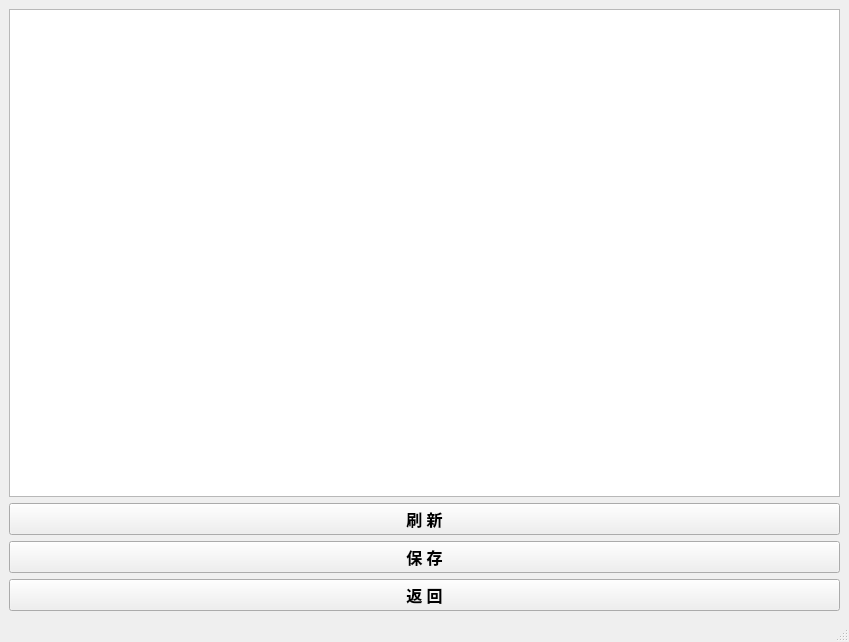
<?xml version="1.0" encoding="UTF-8"?>
<ui version="4.0">
 <class>Pic3Window</class>
 <widget class="QMainWindow" name="Pic3Window">
  <property name="geometry">
   <rect>
    <x>0</x>
    <y>0</y>
    <width>849</width>
    <height>642</height>
   </rect>
  </property>
  <property name="windowTitle">
   <string>MainWindow</string>
  </property>
  <widget class="QWidget" name="centralwidget">
   <layout class="QGridLayout" name="gridLayout">
    <item row="0" column="0">
     <widget class="QTextBrowser" name="textBrowser">
      <property name="enabled">
       <bool>true</bool>
      </property>
     </widget>
    </item>
    <item row="1" column="0">
     <widget class="QPushButton" name="pushutton_clear_history">
      <property name="font">
       <font>
        <family>微软雅黑</family>
        <pointsize>12</pointsize>
        <weight>75</weight>
        <bold>true</bold>
       </font>
      </property>
      <property name="text">
       <string>刷 新</string>
      </property>
     </widget>
    </item>
    <item row="2" column="0">
     <widget class="QPushButton" name="pushbutton_save">
      <property name="font">
       <font>
        <family>微软雅黑</family>
        <pointsize>12</pointsize>
        <weight>75</weight>
        <bold>true</bold>
       </font>
      </property>
      <property name="cursor">
       <cursorShape>PointingHandCursor</cursorShape>
      </property>
      <property name="text">
       <string>保 存</string>
      </property>
     </widget>
    </item>
    <item row="3" column="0">
     <widget class="QPushButton" name="pushbutton_return">
      <property name="font">
       <font>
        <family>微软雅黑</family>
        <pointsize>12</pointsize>
        <weight>75</weight>
        <bold>true</bold>
       </font>
      </property>
      <property name="cursor">
       <cursorShape>PointingHandCursor</cursorShape>
      </property>
      <property name="text">
       <string>返 回</string>
      </property>
     </widget>
    </item>
   </layout>
  </widget>
  <widget class="QMenuBar" name="menubar">
   <property name="geometry">
    <rect>
     <x>0</x>
     <y>0</y>
     <width>849</width>
     <height>28</height>
    </rect>
   </property>
  </widget>
  <widget class="QStatusBar" name="statusbar"/>
 </widget>
 <resources/>
 <connections/>
</ui>
